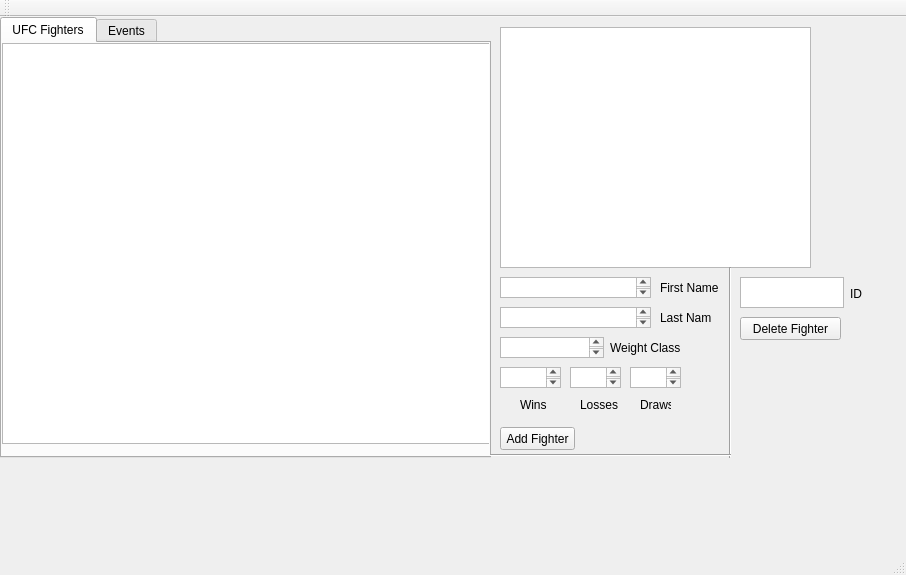
<?xml version="1.0" encoding="UTF-8"?>
<ui version="4.0">
 <class>MainWindow</class>
 <widget class="QMainWindow" name="MainWindow">
  <property name="geometry">
   <rect>
    <x>0</x>
    <y>0</y>
    <width>906</width>
    <height>575</height>
   </rect>
  </property>
  <property name="windowTitle">
   <string>MainWindow</string>
  </property>
  <widget class="QWidget" name="centralWidget">
   <widget class="QTabWidget" name="tabWidget">
    <property name="geometry">
     <rect>
      <x>0</x>
      <y>0</y>
      <width>491</width>
      <height>441</height>
     </rect>
    </property>
    <property name="currentIndex">
     <number>0</number>
    </property>
    <widget class="QWidget" name="tab">
     <attribute name="title">
      <string>UFC Fighters</string>
     </attribute>
     <widget class="QTableWidget" name="tableWidget">
      <property name="geometry">
       <rect>
        <x>0</x>
        <y>0</y>
        <width>491</width>
        <height>401</height>
       </rect>
      </property>
      <attribute name="horizontalHeaderVisible">
       <bool>false</bool>
      </attribute>
      <attribute name="verticalHeaderVisible">
       <bool>false</bool>
      </attribute>
     </widget>
    </widget>
    <widget class="QWidget" name="tab_2">
     <attribute name="title">
      <string>Events</string>
     </attribute>
     <widget class="QTableWidget" name="tableWidget_2">
      <property name="geometry">
       <rect>
        <x>0</x>
        <y>0</y>
        <width>491</width>
        <height>401</height>
       </rect>
      </property>
      <attribute name="horizontalHeaderVisible">
       <bool>false</bool>
      </attribute>
      <attribute name="verticalHeaderVisible">
       <bool>false</bool>
      </attribute>
     </widget>
    </widget>
   </widget>
   <widget class="QTextEdit" name="textEdit">
    <property name="geometry">
     <rect>
      <x>500</x>
      <y>10</y>
      <width>311</width>
      <height>241</height>
     </rect>
    </property>
   </widget>
   <widget class="QTextEdit" name="textEdit_2">
    <property name="geometry">
     <rect>
      <x>500</x>
      <y>260</y>
      <width>151</width>
      <height>21</height>
     </rect>
    </property>
   </widget>
   <widget class="QTextEdit" name="textEdit_3">
    <property name="geometry">
     <rect>
      <x>500</x>
      <y>290</y>
      <width>151</width>
      <height>21</height>
     </rect>
    </property>
   </widget>
   <widget class="QTextEdit" name="textEdit_4">
    <property name="geometry">
     <rect>
      <x>500</x>
      <y>350</y>
      <width>61</width>
      <height>21</height>
     </rect>
    </property>
   </widget>
   <widget class="QTextEdit" name="textEdit_5">
    <property name="geometry">
     <rect>
      <x>570</x>
      <y>350</y>
      <width>51</width>
      <height>21</height>
     </rect>
    </property>
   </widget>
   <widget class="QTextEdit" name="textEdit_6">
    <property name="geometry">
     <rect>
      <x>630</x>
      <y>350</y>
      <width>51</width>
      <height>21</height>
     </rect>
    </property>
   </widget>
   <widget class="QPushButton" name="pushButton">
    <property name="geometry">
     <rect>
      <x>500</x>
      <y>410</y>
      <width>75</width>
      <height>23</height>
     </rect>
    </property>
    <property name="text">
     <string>Add Fighter</string>
    </property>
   </widget>
   <widget class="QTextEdit" name="textEdit_7">
    <property name="geometry">
     <rect>
      <x>500</x>
      <y>320</y>
      <width>104</width>
      <height>21</height>
     </rect>
    </property>
   </widget>
   <widget class="QLabel" name="label">
    <property name="geometry">
     <rect>
      <x>660</x>
      <y>260</y>
      <width>71</width>
      <height>21</height>
     </rect>
    </property>
    <property name="text">
     <string>First Name</string>
    </property>
   </widget>
   <widget class="QLabel" name="label_2">
    <property name="geometry">
     <rect>
      <x>660</x>
      <y>290</y>
      <width>51</width>
      <height>21</height>
     </rect>
    </property>
    <property name="text">
     <string>Last Name</string>
    </property>
   </widget>
   <widget class="QLabel" name="label_3">
    <property name="geometry">
     <rect>
      <x>610</x>
      <y>320</y>
      <width>71</width>
      <height>21</height>
     </rect>
    </property>
    <property name="text">
     <string>Weight Class</string>
    </property>
   </widget>
   <widget class="QLabel" name="label_4">
    <property name="geometry">
     <rect>
      <x>520</x>
      <y>380</y>
      <width>31</width>
      <height>16</height>
     </rect>
    </property>
    <property name="text">
     <string>Wins</string>
    </property>
   </widget>
   <widget class="QLabel" name="label_5">
    <property name="geometry">
     <rect>
      <x>580</x>
      <y>380</y>
      <width>41</width>
      <height>16</height>
     </rect>
    </property>
    <property name="text">
     <string>Losses</string>
    </property>
   </widget>
   <widget class="QLabel" name="label_6">
    <property name="geometry">
     <rect>
      <x>640</x>
      <y>380</y>
      <width>31</width>
      <height>16</height>
     </rect>
    </property>
    <property name="text">
     <string>Draws</string>
    </property>
   </widget>
   <widget class="Line" name="line">
    <property name="geometry">
     <rect>
      <x>720</x>
      <y>250</y>
      <width>20</width>
      <height>191</height>
     </rect>
    </property>
    <property name="orientation">
     <enum>Qt::Vertical</enum>
    </property>
   </widget>
   <widget class="Line" name="line_2">
    <property name="geometry">
     <rect>
      <x>490</x>
      <y>430</y>
      <width>241</width>
      <height>16</height>
     </rect>
    </property>
    <property name="orientation">
     <enum>Qt::Horizontal</enum>
    </property>
   </widget>
   <widget class="QTextEdit" name="textEdit_8">
    <property name="geometry">
     <rect>
      <x>740</x>
      <y>260</y>
      <width>104</width>
      <height>31</height>
     </rect>
    </property>
   </widget>
   <widget class="QLabel" name="label_7">
    <property name="geometry">
     <rect>
      <x>850</x>
      <y>270</y>
      <width>47</width>
      <height>13</height>
     </rect>
    </property>
    <property name="text">
     <string>ID</string>
    </property>
   </widget>
   <widget class="QPushButton" name="pushButton_2">
    <property name="geometry">
     <rect>
      <x>740</x>
      <y>300</y>
      <width>101</width>
      <height>23</height>
     </rect>
    </property>
    <property name="text">
     <string>Delete Fighter</string>
    </property>
   </widget>
  </widget>
  <widget class="QMenuBar" name="menuBar">
   <property name="geometry">
    <rect>
     <x>0</x>
     <y>0</y>
     <width>906</width>
     <height>21</height>
    </rect>
   </property>
  </widget>
  <widget class="QToolBar" name="mainToolBar">
   <attribute name="toolBarArea">
    <enum>TopToolBarArea</enum>
   </attribute>
   <attribute name="toolBarBreak">
    <bool>false</bool>
   </attribute>
  </widget>
  <widget class="QStatusBar" name="statusBar"/>
 </widget>
 <layoutdefault spacing="6" margin="11"/>
 <resources/>
 <connections/>
</ui>
